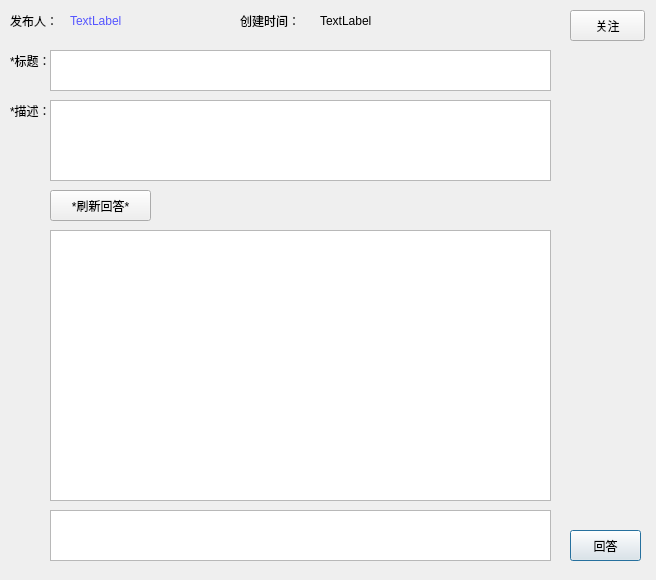
<?xml version="1.0" encoding="UTF-8"?>
<ui version="4.0">
 <class>QuestionWindow</class>
 <widget class="QDialog" name="QuestionWindow">
  <property name="geometry">
   <rect>
    <x>0</x>
    <y>0</y>
    <width>656</width>
    <height>580</height>
   </rect>
  </property>
  <property name="windowTitle">
   <string>Dialog</string>
  </property>
  <widget class="QTextEdit" name="textEdit">
   <property name="geometry">
    <rect>
     <x>50</x>
     <y>510</y>
     <width>501</width>
     <height>51</height>
    </rect>
   </property>
  </widget>
  <widget class="QPushButton" name="pushButton">
   <property name="geometry">
    <rect>
     <x>570</x>
     <y>530</y>
     <width>71</width>
     <height>31</height>
    </rect>
   </property>
   <property name="text">
    <string>回答</string>
   </property>
  </widget>
  <widget class="QLabel" name="label">
   <property name="geometry">
    <rect>
     <x>10</x>
     <y>50</y>
     <width>41</width>
     <height>21</height>
    </rect>
   </property>
   <property name="text">
    <string>*标题：</string>
   </property>
  </widget>
  <widget class="QPushButton" name="pushButton_4">
   <property name="geometry">
    <rect>
     <x>570</x>
     <y>10</y>
     <width>75</width>
     <height>31</height>
    </rect>
   </property>
   <property name="styleSheet">
    <string notr="true">font: 12pt &quot;华文中宋&quot;;</string>
   </property>
   <property name="text">
    <string>关注</string>
   </property>
  </widget>
  <widget class="QTextBrowser" name="textBrowser">
   <property name="geometry">
    <rect>
     <x>50</x>
     <y>50</y>
     <width>501</width>
     <height>41</height>
    </rect>
   </property>
  </widget>
  <widget class="QTextBrowser" name="textBrowser_2">
   <property name="geometry">
    <rect>
     <x>50</x>
     <y>100</y>
     <width>501</width>
     <height>81</height>
    </rect>
   </property>
  </widget>
  <widget class="QLabel" name="label_2">
   <property name="geometry">
    <rect>
     <x>10</x>
     <y>100</y>
     <width>54</width>
     <height>21</height>
    </rect>
   </property>
   <property name="text">
    <string>*描述：</string>
   </property>
  </widget>
  <widget class="QTableView" name="tableView_answer">
   <property name="geometry">
    <rect>
     <x>50</x>
     <y>230</y>
     <width>501</width>
     <height>271</height>
    </rect>
   </property>
  </widget>
  <widget class="QPushButton" name="pushButton_2">
   <property name="geometry">
    <rect>
     <x>50</x>
     <y>190</y>
     <width>101</width>
     <height>31</height>
    </rect>
   </property>
   <property name="styleSheet">
    <string notr="true">font: 12pt &quot;华文中宋&quot;;</string>
   </property>
   <property name="text">
    <string>*刷新回答*</string>
   </property>
  </widget>
  <widget class="QLabel" name="label_3">
   <property name="geometry">
    <rect>
     <x>10</x>
     <y>10</y>
     <width>54</width>
     <height>21</height>
    </rect>
   </property>
   <property name="text">
    <string>发布人：</string>
   </property>
  </widget>
  <widget class="QLabel" name="label_name">
   <property name="geometry">
    <rect>
     <x>70</x>
     <y>10</y>
     <width>151</width>
     <height>21</height>
    </rect>
   </property>
   <property name="styleSheet">
    <string notr="true">color: rgb(85, 85, 255);
font: 14pt &quot;华文中宋&quot;;</string>
   </property>
   <property name="text">
    <string>TextLabel</string>
   </property>
  </widget>
  <widget class="QLabel" name="label_4">
   <property name="geometry">
    <rect>
     <x>240</x>
     <y>10</y>
     <width>71</width>
     <height>21</height>
    </rect>
   </property>
   <property name="text">
    <string>创建时间：</string>
   </property>
  </widget>
  <widget class="QLabel" name="label_time">
   <property name="geometry">
    <rect>
     <x>320</x>
     <y>10</y>
     <width>231</width>
     <height>21</height>
    </rect>
   </property>
   <property name="text">
    <string>TextLabel</string>
   </property>
  </widget>
 </widget>
 <resources/>
 <connections/>
</ui>
